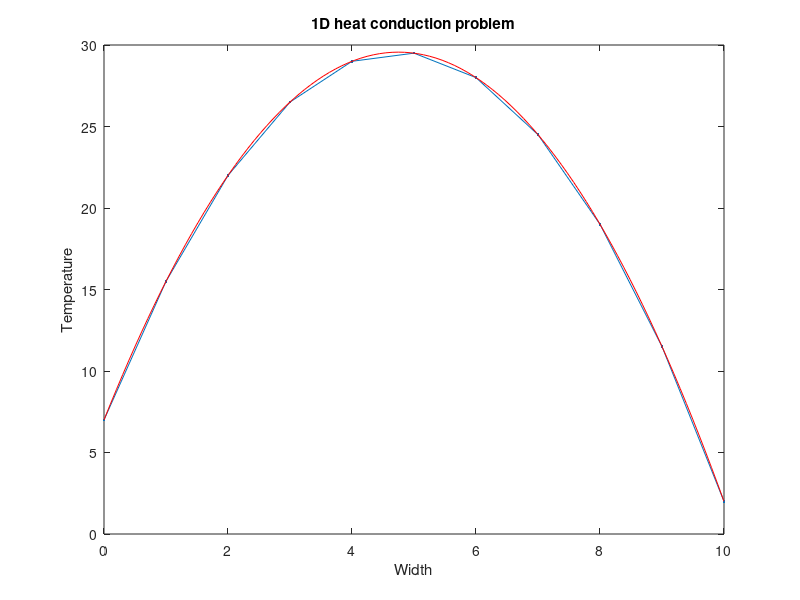

Source code (MATLAB):
function F=driver

% clear the console screen
clc; close all;clf
% load the data structure with info pertaining to the physical problem
dat.condu=@condu;
dat.esrc=@esrc;
dat.width=10;
bc.left.type=2; %0=neumann, 1=robin, 2=dirichlet
bc.left.C=7; % (that data is C in: +Ddu/dn=C // u/4+D/2du/dn=C // u=C)
bc.rite.type=2;
bc.rite.C=2;
dat.bc=bc; clear bc;

% load the numerical parameters, npar, structure pertaining to numerics
% number of elements
npar.nel = 10;
% domain
npar.x = linspace(0,dat.width,npar.nel+1);
% polynomial degree
npar.porder=1;
% nbr of dofs per variable
npar.ndofs = npar.porder*npar.nel+1;
% connectivity
gn=zeros(npar.nel,npar.porder+1);
gn(1,:)=linspace(1,npar.porder+1,npar.porder+1);
for iel=2:npar.nel
    gn(iel,:)=[gn(iel-1,end) , gn(iel-1,2:end)+npar.porder ];
end
npar.gn=gn; clear gn;

% solve system
F = solve_fem3(dat,npar);
% plot
figure(1)
plot(npar.x,F,'.-'); hold all
title('1D heat conduction problem')
xlabel('Width')
ylabel('Temperature')

% % verification is always good
verif_hc_eq(dat)

return
end

%%%%%%%%%%%%%%%%%%%%%%%%%%%%%%%%%%%%%

function u=solve_fem3(dat,npar)

% initial guess
% (not needed if a direct method is used to solve the linear system)
u=ones(npar.ndofs,1);

% assemble the matrix and the rhs
[A,b]=assemble_system(npar,dat);

% solve
u=A\b;

return
end
%%%%%%%%%%%%%%%%%%%%%%%%%%%%%%%%%%%%%

function [A,rhs]=assemble_system(npar,dat)
% assemble the matrix, the rhs, apply BC

% shortcuts
porder= npar.porder;
gn    = npar.gn;
nel   = npar.nel;
% ideally, we would analyze the connectivity to determine nnz
nnz=(porder+1)*nel; %this is an upperbound, not exact
% n: linear system size
n=nel*porder+1;
% allocate memory
A=spalloc(n,n,nnz);
rhs=zeros(n,1);

% compute local matrices
% load Gauss Legendre quadrature (GLQ is exact on polynomials of degree up to 2n-1,
% while using only integrand evaluations (n-point quadrature).
% estimate the max poly order (it comes from the mass matrix  when coef. are
% piecewise constant and the material mesh matches the computational mesh
poly_max=2*porder;
[xq,wq] = GLNodeWt(porder+1);
% initialize local matrices/vectors
m=zeros(porder+1,porder+1);
k=m;
f=zeros(porder+1,1);
% store shapeset
[b,dbdx] =feshpln(xq,porder);

% definition of the weak form:
% int_domain (grad u D grad b) - int_bd_domain (b D grad u n) ...
%      + int_domain( XSa u b) = int_domain (b rhs)

% loop over elements
for iel=1:npar.nel
    % element extremities
    x0=npar.x(iel);
    x1=npar.x(iel+1);
    % jacobian of the transformation to the ref. element
    Jac=(x1-x0)/2;
    % get x values in the interval
    x=(x1+x0)/2+xq*(x1-x0)/2;
    d=dat.condu(x);
    q=dat.esrc(x);
    % compute local matrices + load vector
    for i=1:porder+1
        for j=1:porder+1
            m(i,j)= dot(0.*wq.*b(:,i)    , b(:,j));
            k(i,j)= dot(d.*wq.*dbdx(:,i) , dbdx(:,j));
        end
        f(i)= dot(q.*wq, b(:,i));
    end
    % assemble
    A(gn(iel,:),gn(iel,:)) = A(gn(iel,:),gn(iel,:)) + ...
       m*Jac + k/Jac;
    rhs(gn(iel,:)) = rhs(gn(iel,:)) + f*Jac;
end

% apply natural BC
Dirichlet_nodes=[];
Dirichlet_val=[];
switch dat.bc.left.type
    case 0 % Neumann, int_bd_domain (b D grad u n) is on the RHS
        rhs(1)=rhs(1)+dat.bc.left.C;
    case 1 % Robin
        A(1,1)=A(1,1)+1/2;
        rhs(1)=rhs(1)+2*dat.bc.left.C;
    case 2 % Dirichlet
        Dirichlet_nodes=[Dirichlet_nodes 1];
        Dirichlet_val=[Dirichlet_val dat.bc.left.C];
end
switch dat.bc.rite.type
    case 0 % Neumann, int_bd_domain (b D grad u n) is on the RHS
        rhs(n)=rhs(n)+dat.bc.rite.C;
    case 1 % Robin
        A(n,n)=A(n,n)+1/2;
        rhs(n)=rhs(n)+2*dat.bc.rite.C;
    case 2 % Dirichlet
        Dirichlet_nodes=[Dirichlet_nodes n];
        Dirichlet_val=[Dirichlet_val dat.bc.rite.C];
end
% apply Dirichlet BC
for i=1:length(Dirichlet_nodes);% loop on the number of constraints
    id=Dirichlet_nodes(i);      % extract the dof of a constraint
    bcval=Dirichlet_val(i);
    rhs=rhs-bcval*A(:,id);  % modify the rhs using constrained value
    A(id,:)=0; % set all the id-th row to zero
    A(:,id)=0; % set all the id-th column to zero (symmetrize A)
    A(id,id)=1;            % set the id-th diagonal to unity
    rhs(id)=bcval;         % put the constrained value in the rhs
end

return
end
%%%%%%%%%%%%%%%%%%%%%%%%%%%%%%%%%%%%%

function [shapefun,dhdx]=feshpln (xv,p)
% computes the finite element basis functions and their first derivatives
% for any order p
% here, we use Lagrangian FE functions

xd=linspace(-1,1,p+1);

shapefun=zeros(length(xv),p+1);
dhdx    =zeros(length(xv),p+1);

% shape function
for i=1:p+1
    num=1.;
    den=1.;
    for j=1:p+1
        if(j~=i)
            num=num.*(xv-xd(j));
            den=den.*(xd(i)-xd(j));
        end
    end
    shapefun(:,i)=num./den;
end

% derivative of the shape function
for i=1:p+1
    sum=0.;
    den=1.;
    for j=1:p+1
        if(j~=i)
            num=1;
            for k=1:p+1
                if((k~=i)&&(k~=j))
                    num=num.*(xv-xd(k));
                end
            end
            sum=sum+num;
            den=den.*(xd(i)-xd(j));
        end
    end
    dhdx(:,i)=sum./den;
end

return
end
%%%%%%%%%%%%%%%%%%%%%%%%%%%%%%%%%%%%%%

function [x,w] = GLNodeWt(n)
% GLNodeWt  Nodes and weights for Gauss-Legendre quadrature of arbitrary order
%           obtained by solving an eigenvalue problem
%
% Synopsis:  [x,w] = GLNodeWt(n)
%
% Input:     n = order of quadrature rule
%
% Output:    x = vector of nodes
%            w = vector of weights

%  Algorithm based on ideas from Golub and Welsch, and Gautschi.  For a
%  condensed presentation see H.R. Schwarz, "Numerical Analysis: A
%  Comprehensive Introduction," 1989, Wiley.  Original MATLAB
%  implementation by H.W. Wilson and L.H. Turcotte, "Advanced Mathematics
%  and Mechanics Applications Using MATLAB," 2nd ed., 1998, CRC Press

beta   = (1:n-1)./sqrt(4*(1:n-1).^2 - 1);
J      = diag(beta,-1) + diag(beta,1);    % eig(J) needs J in full storage
[V,D]  = eig(J);
[x,ix] = sort(diag(D));  %  nodes are eigenvalues, which are on diagonal of D
w      = 2*V(1,ix)'.^2;  %  V(1,ix)' is column vector of first row of sorted V

return
end
%%%%%%%%%%%%%%%%%%%%%%%%%%%%%%%%%%%%%

function verif_hc_eq(dat)

cd=dat.condu; src=dat.esrc; L=dat.width;

% general form of the solution:
% T = Y x x + B x + E
% dT/dx= 2Yx + B
Y=-src(1)/(2*cd(1));
switch dat.bc.left.type
    case 0 % Neumann
        % +Ddu/dn=C on the left becomes: -Ddu/dx=C <==> -D.B=C <==> B=-C/D
        mat(1,1:2) =[1,0];
        b(1) = -dat.bc.left.C / cd(0);
    case 1 % Robin
        % u/4+D/2du/dn=C on the left becomes: u/4-D/2du/dx=C 
        % <==> E/4-D/2(B)=C 
        mat(1,1:2) =[-cd(0)/2,1/4];
        b(1) = dat.bc.left.C;
    case 2 % Dirichlet
        mat(1,1:2) =[0,1];
        b(1) = dat.bc.left.C;
end
switch dat.bc.rite.type
    case 0 % Neumann
        % +Ddu/dn=C on the right becomes: Ddu/dx=C <==> D.(2YL+B)=C <==> B=C/D-2YL
        mat(2,1:2) =[1,0];
        b(2) = dat.bc.rite.C / cd(L) - 2*Y*L;
    case 1 % Robin
        % u/4+D/2du/dn=C on the right becomes: u/4+D/2du/dx=C 
        % <==> (YL^2+BL+E)/4 + D/2(2YL+B) = C 
        mat(2,1:2) =[L/4+cd(L)/2,1/4];
        b(2) = dat.bc.rite.C - Y*L*L/4 -cd(L)*Y*L;
    case 2 % Dirichlet
        mat(2,1:2) =[L,1];
        b(2) = dat.bc.rite.C - Y*L*L;
end
% get coefficient for the analytical solution
a=mat\b';
x=linspace(0,L);
y=Y*(x.^2)+a(1)*x+a(2);
plot(x,y,'r-');hold all

return
end

%%%%%%%%%%%%%%%%%%%%%%%%%%%%%%%%%%%%%
function y=condu(x)
y=.5;
return
end
%%%%%%%%%%%%%%%%%%%%%%%%%%%%%%%%%%%%%
function y=esrc(x)
y=1;
return
end
%%%%%%%%%%%%%%%%%%%%%%%%%%%%%%%%%%%%%
